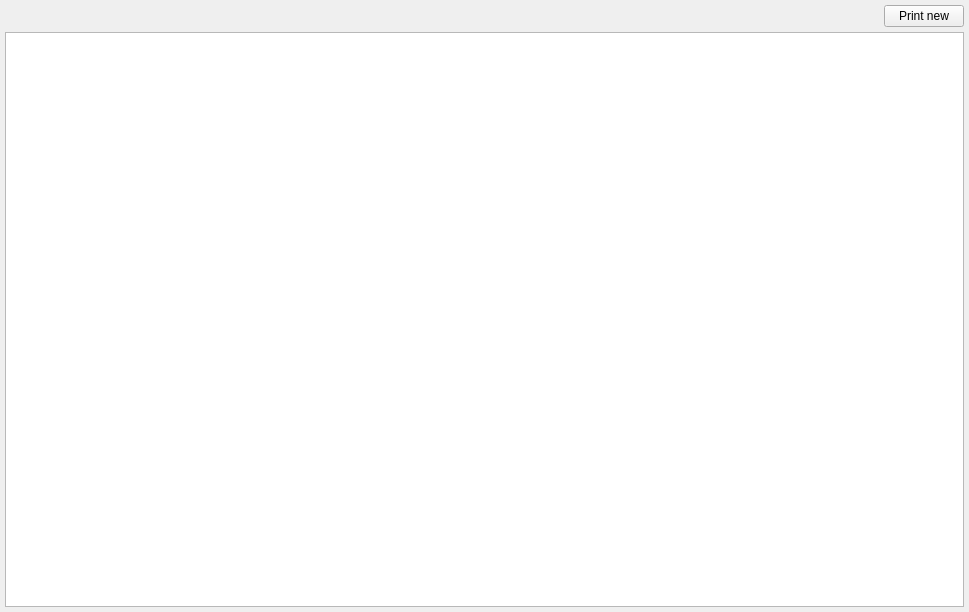
<?xml version="1.0" encoding="UTF-8"?>
<ui version="4.0">
 <class>ReceiptsWidget</class>
 <widget class="QWidget" name="ReceiptsWidget">
  <property name="geometry">
   <rect>
    <x>0</x>
    <y>0</y>
    <width>969</width>
    <height>612</height>
   </rect>
  </property>
  <property name="windowTitle">
   <string>Form</string>
  </property>
  <layout class="QVBoxLayout" name="verticalLayout">
   <property name="spacing">
    <number>5</number>
   </property>
   <property name="leftMargin">
    <number>5</number>
   </property>
   <property name="topMargin">
    <number>5</number>
   </property>
   <property name="rightMargin">
    <number>5</number>
   </property>
   <property name="bottomMargin">
    <number>5</number>
   </property>
   <item>
    <layout class="QHBoxLayout" name="horizontalLayout">
     <property name="spacing">
      <number>7</number>
     </property>
     <item>
      <widget class="qf::gui::TableViewToolBar" name="tblPrintJobsTB" native="true">
       <property name="enabled">
        <bool>true</bool>
       </property>
       <property name="minimumSize">
        <size>
         <width>10</width>
         <height>0</height>
        </size>
       </property>
      </widget>
     </item>
     <item>
      <spacer name="horizontalSpacer">
       <property name="orientation">
        <enum>Qt::Horizontal</enum>
       </property>
       <property name="sizeHint" stdset="0">
        <size>
         <width>40</width>
         <height>20</height>
        </size>
       </property>
      </spacer>
     </item>
     <item>
      <widget class="QPushButton" name="btPrintNew">
       <property name="text">
        <string>Print new</string>
       </property>
      </widget>
     </item>
    </layout>
   </item>
   <item>
    <widget class="qf::gui::TableView" name="tblCards"/>
   </item>
  </layout>
 </widget>
 <customwidgets>
  <customwidget>
   <class>qf::gui::TableView</class>
   <extends>QTableView</extends>
   <header location="global">qf/gui/tableview.h</header>
  </customwidget>
  <customwidget>
   <class>qf::gui::TableViewToolBar</class>
   <extends>QWidget</extends>
   <header location="global">qf/gui/tableviewtoolbar.h</header>
   <container>1</container>
  </customwidget>
 </customwidgets>
 <tabstops>
  <tabstop>tblCards</tabstop>
 </tabstops>
 <resources/>
 <connections/>
</ui>
